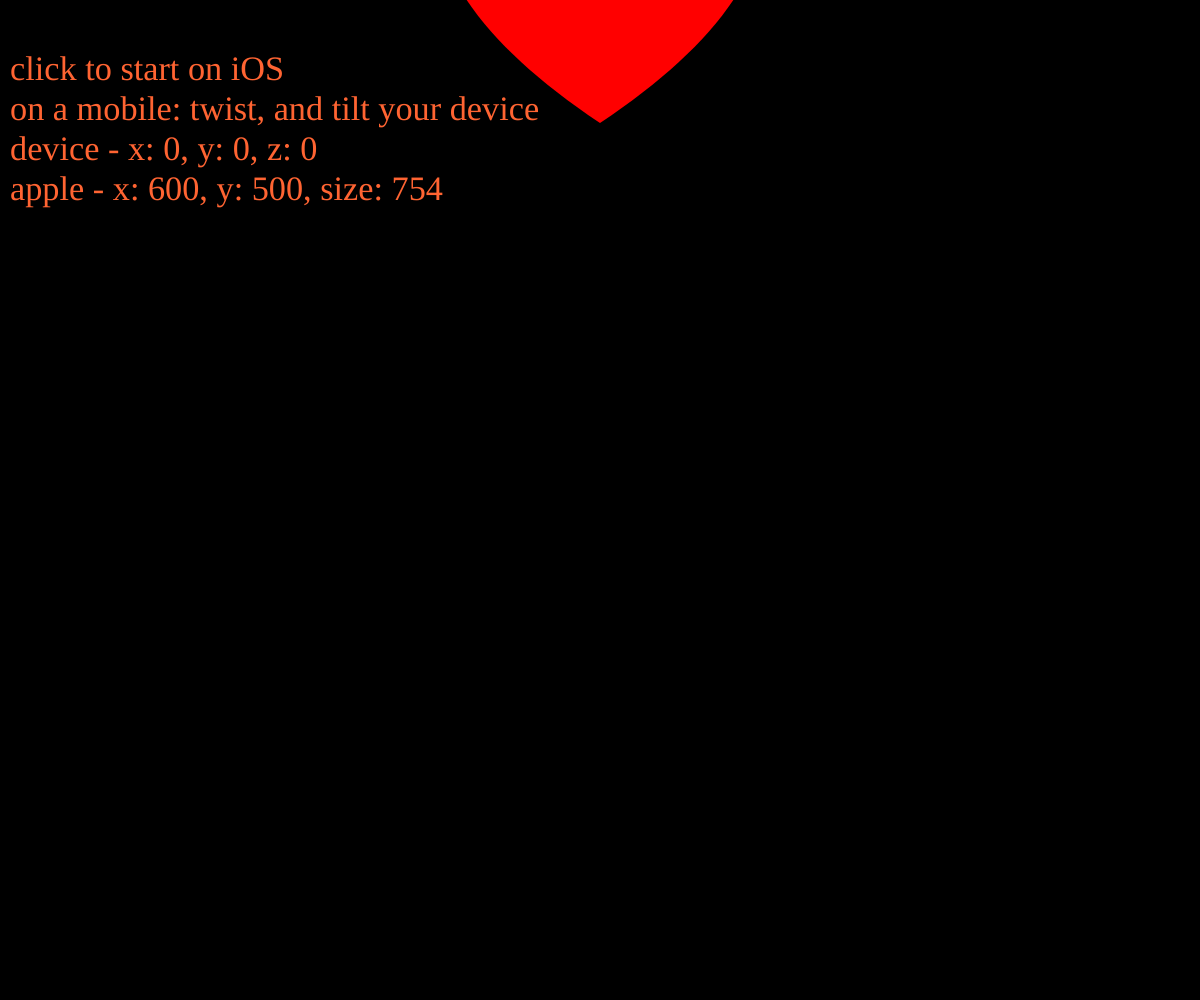
Frame 1 (no input)
Frame 60 (no input): identical to frame 1, image omitted
Frame 120 (the mouse pressed at the canvas centre since frame 60): identical to frame 1, image omitted

The p5.js sketch that drew this single still picture (run headless with seeded random() and noise() and a simulated clock; from frame 60 on, the mouse is pressed at the canvas centre):

// p5.js sketch
// ── sketch.js
let motion = false;
let ios = false;

if (typeof DeviceMotionEvent.requestPermission === 'function') {
  document.body.addEventListener('click', function() {
    DeviceMotionEvent.requestPermission()
      .then(function() {
        console.log('DeviceMotionEvent enabled');

        motion = true;
        ios = true;
      })
      .catch(function(error) {
        console.warn('DeviceMotionEvent not enabled', error);
      })
  })
} else {

}

function setup() {
  createCanvas(windowWidth, windowHeight);
}

function draw() {
  background(0);
  
  let zMotion = round(width / 5 * abs(radians(rotationZ) - PI));
  let yMotion = round(height / 2 + rotationX * 10);
  let xMotion = round(width / 2 + rotationY * 10);

  // motion affected apple
  drawApple(xMotion, yMotion, zMotion);
  // reference apple shape
  stroke(255);
  strokeWeight(3);
  noFill();
  drawApple(width / 2, height / 2, width / 1.2);

  noStroke();
  textSize(width / 35);
  textFont("'SFMono-Regular', Consolas, 'Liberation Mono', Menlo, Courier, monospace");

  fill(255, 100, 50);
  text("click to start on iOS", 10, 80);
  text("on a mobile: twist, and tilt your device", 10, 120);
  text("device - x: " + round(rotationX) + ", y: " + round(rotationX) + ", z: " + round(rotationZ), 10, 160);
  text("apple - x: " + xMotion + ", y: " + yMotion + ", size: " + zMotion, 10, 200);
}

// Function to draw apple shape
function drawApple(x, y, size) {
  push();
  translate(x, y);
  scale(size / 100);
  
  fill(255, 0, 0); // Red color
  noStroke();
  
  // Draw apple shape
  beginShape();
  vertex(0, -50);
  bezierVertex(-30, -70, -30, -90, 0, -120);
  bezierVertex(30, -90, 30, -70, 0, -50);
  endShape(CLOSE);
  
  pop();
}
